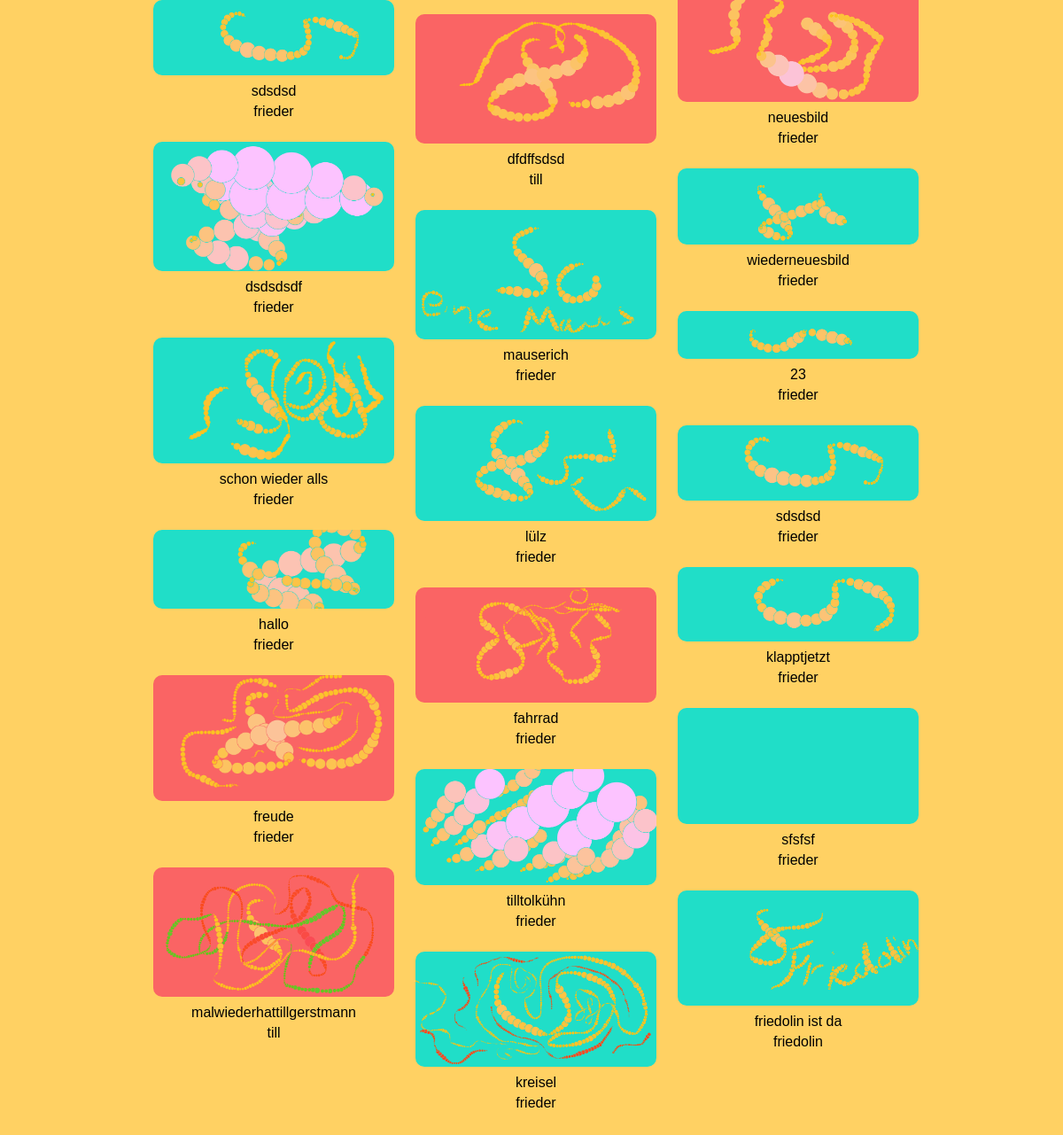
/gallery (lower part), run on an earlier commit of the app's database.
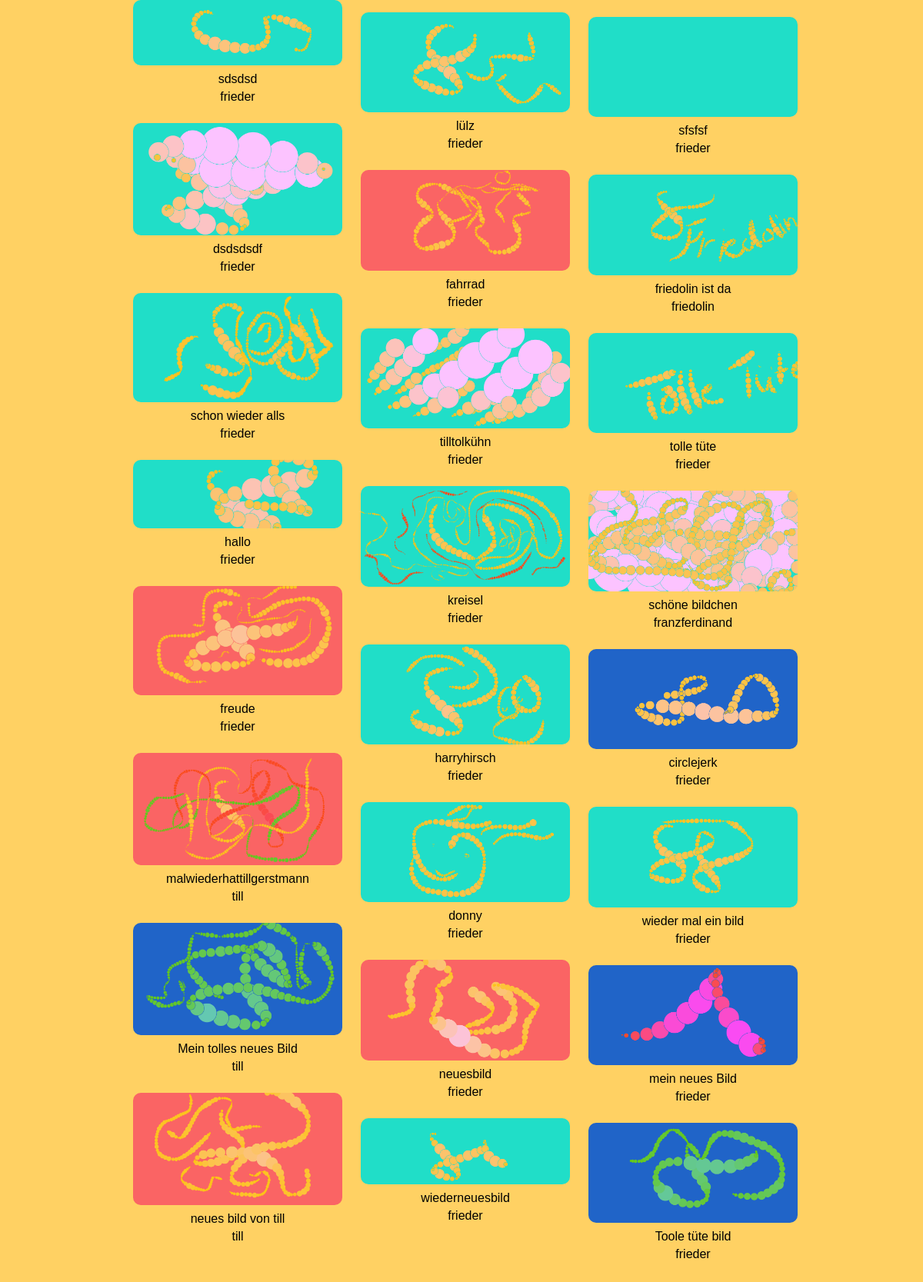
And on a later commit of the database.
### malprogramm/models.py (models this page shows)
class Image(db.Model):
    id = db.Column(db.Integer, primary_key=True, autoincrement=True)
    filename = db.Column(db.String, nullable=False)
    user_id = db.Column(db.Integer, db.ForeignKey('user.id'), nullable=False)
    user = db.relationship('User')

class User(db.Model, UserMixin):
    id = db.Column(db.Integer, primary_key=True)
    email = db.Column(db.String(255), unique=True)
    username = db.Column(db.String(255), unique=True)
    password = db.Column(db.String(255))
    active = db.Column(db.Boolean())
    confirmed_at = db.Column(db.DateTime())
    roles = db.relationship('Role', secondary=roles_users,
                            backref=db.backref('users', lazy='dynamic'))

### malprogramm/views.py (the view)
@app.route('/gallery')
def gallery():
    all_images = Image.query.all()
    return render_template('gallery.html', images=all_images)

### malprogramm/templates/gallery.html (shortened to what this page needs)
<!DOCTYPE html>
<html lang="en">
<head>
    <link rel="stylesheet" href="https://use.typekit.net/nwm8nua.css">
    <link rel="stylesheet" href="static/styles.css">
    <link rel="stylesheet" href="static/lightbox.css">
</head>
<body id="gallery" class="gallery" onscroll="closeLightbox()">
    <div id="body_gallery" class="hidden">
        <div class="list_gallery">
            {% for image in images %}
            <div id="img_gallery">
                <img id="{{ image.id }}" class="image" src="/download/{{ image.filename +".png" }}" onclick="openLightbox(this.src)">
                <p>{{ image.filename }}</p>
                <p>{{ image.user.username }}</p>
            </div>
            {% endfor %}
        </div>
    </div>
</body>
</html>

What changed in the data, as far as the page shows it:
no longer on this page (row unchanged): Image: filename (picture), filename "dfdffsdsd", user.username "till"
no longer on this page (row unchanged): Image: filename (picture), filename "mauserich", user.username "frieder"
no longer on this page (row unchanged): Image: shows a picture, filename "23", user.username "frieder"
no longer on this page (row unchanged): Image: filename (picture), filename "sdsdsd", user.username "frieder"
no longer on this page (row unchanged): Image: filename (picture), filename "klapptjetzt", user.username "frieder"
now on this page (row unchanged): Image: filename (picture), filename "Mein tolles neues Bild", user.username "till"
now on this page (row unchanged): Image: filename (picture), filename "neues bild von till", user.username "till"
now on this page (row unchanged): Image: filename (picture), filename "harryhirsch", user.username "frieder"
now on this page (row unchanged): Image: filename (picture), filename "donny", user.username "frieder"
added Image: filename (picture), filename "tolle tüte", user.username "frieder"
added Image: filename (picture), filename "schöne bildchen", user.username "franzferdinand"
added Image: filename (picture), filename "circlejerk", user.username "frieder"
added Image: filename (picture), filename "wieder mal ein bild", user.username "frieder"
added Image: filename (picture), filename "mein neues Bild", user.username "frieder"
added Image: filename (picture), filename "Toole tüte bild", user.username "frieder"
